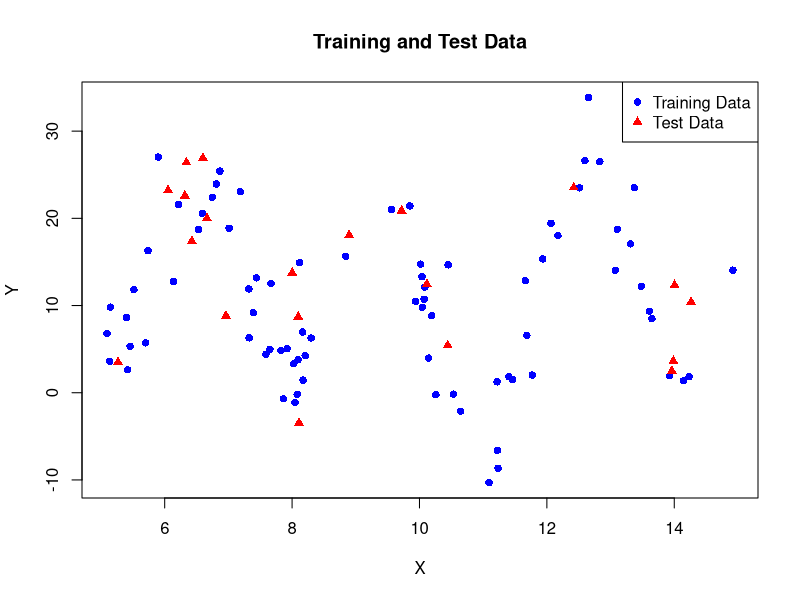
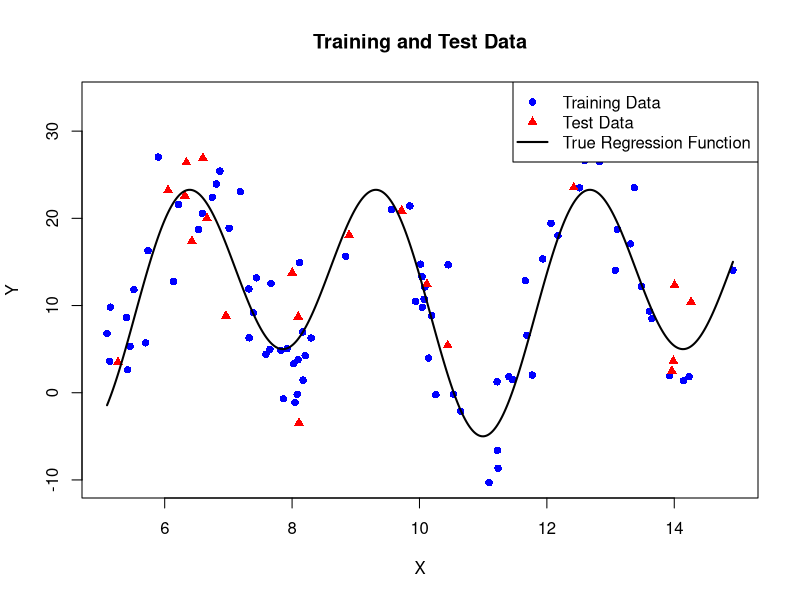
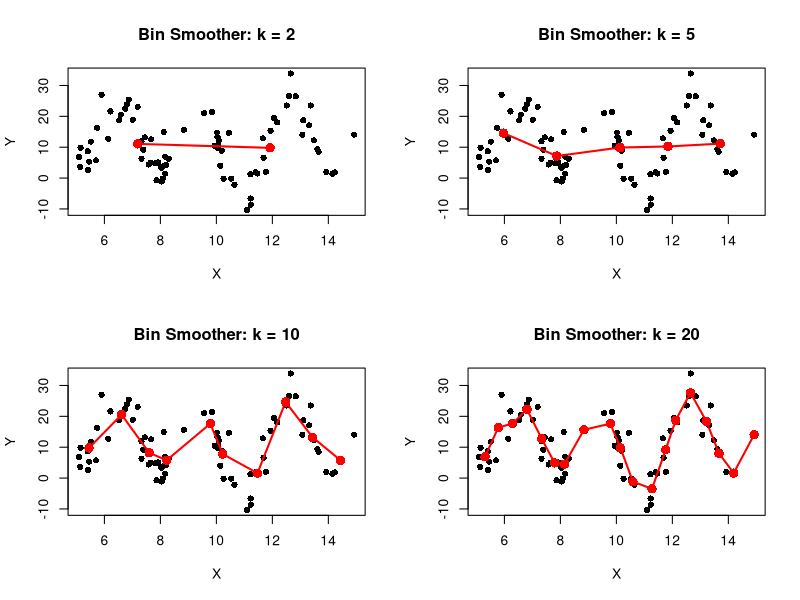
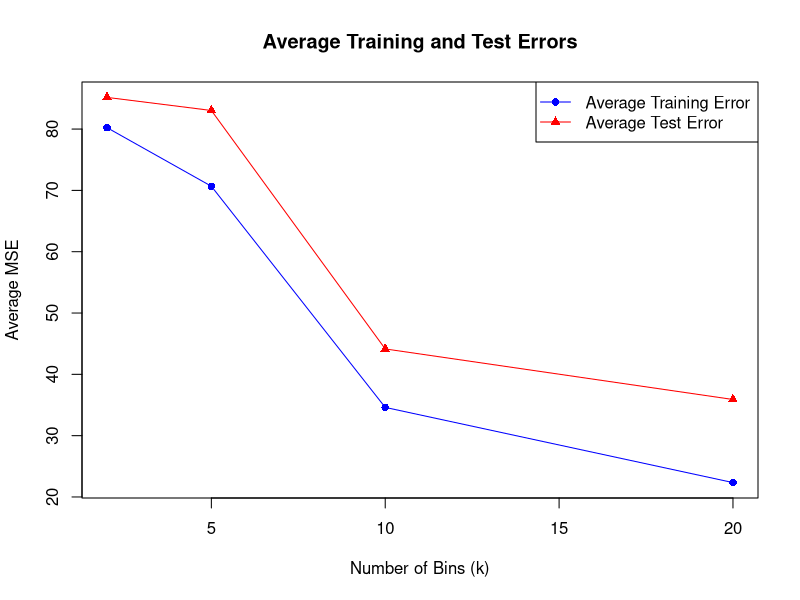
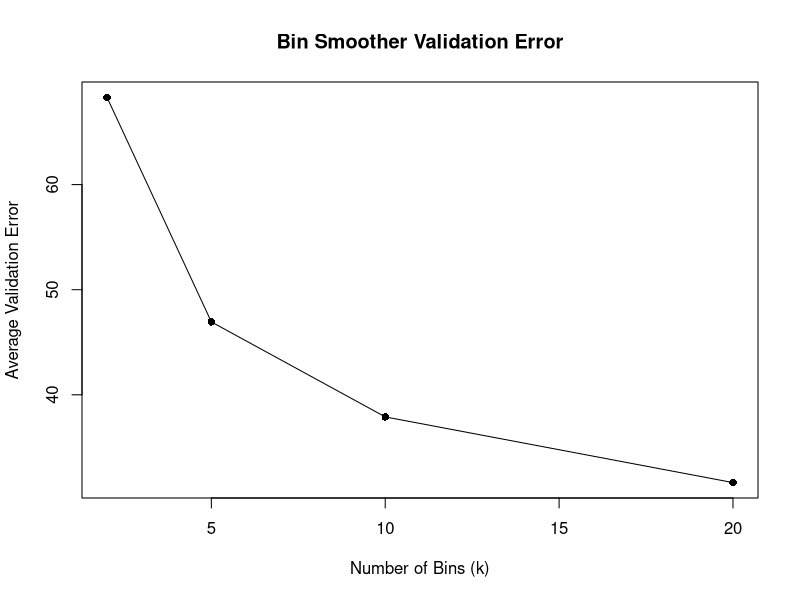

Here is the R script that generated these plots, in order:
## ---- chunk 1
set.seed (1234) 
## ---- chunk 2
X=runif(100,5,15)
## ---- chunk 3
Y=(5*sin(X))+(23*cos(X)^2)+rnorm(100,0,5) 
## ---- chunk 4
Sim.1=data.frame(X=X,Y=Y)
## ---- chunk 5
reg=function(x){5*sin(x)+23*cos(x)^2}
## ---- chunk 6
X.train=X[1:80]
## ---- chunk 7
X.test=X[81:100]
## ---- chunk 8
Y.train=Y[1:80]
## ---- chunk 9
Y.test=Y[81:100]
## ---- chunk 10
# Filled circle for training 
plot(X.train,Y.train,pch = 16,col="blue",
     xlim = range(X),ylim=range(Y),
     xlab="X",ylab="Y",main="Training and Test Data") 

# Add test observations(# Triangle for test ) 
points(X.test,Y.test,pch=17,col="red") 

# Add legend 
legend("topright",legend=c("Training Data","Test Data"),pch = c(16, 17),col = c("blue", "red"))

## ---- chunk 11
# Create a sequence of X values for a smooth regression curve 
x.grid=seq(min(X),max(X),length.out=500) 

# Calculate the true regression function 
y.true=reg(x.grid)

# Filled circle for training 
plot(X.train,Y.train,pch = 16,col="blue",
     xlim = range(X),ylim=range(Y),
     xlab="X",ylab="Y",main="Training and Test Data") 

# Add test observations(# Triangle for test ) 
points(X.test,Y.test,pch=17,col="red") 

# Add true regression function 
lines(x.grid,y.true,col="black",lwd = 2) 

# Add legend 
legend("topright",
       legend=c("Training Data","Test Data","True Regression Function"), 
       pch=c(16,17,NA), 
       lty=c(NA,NA,1), 
       col=c("blue","red","black"), 
       lwd=c(NA,NA,2))
## ---- chunk 12
# --------------------------------------------------------- 
# Corrected Bin Smoother Function 
# --------------------------------------------------------- 
bin.smoother <- function(X, Y, k) { 
  
  # Create k equal-width bins 
  breaks <- seq(min(X), max(X), length.out = k + 1) 
  
  # Assign observations to bins 
  bin <- cut(X, breaks = breaks, include.lowest = TRUE, labels = FALSE) 
  
  # Calculate mean X and mean Y for each bin 
  x.bin <- tapply(X, bin, mean, na.rm = TRUE) 
  y.bin <- tapply(Y, bin, mean, na.rm = TRUE) 
  
  # Remove empty bins 
  valid <- !is.na(x.bin) & !is.na(y.bin) 
  x.bin <- x.bin[valid] 
  y.bin <- y.bin[valid] 
  
  # Create output 
  data.frame( x.bin = as.numeric(x.bin), y.bin = as.numeric(y.bin) ) }

# ---------------------------------------------------------
# Plot all four Bin Smoothers together
# ---------------------------------------------------------

par(mfrow = c(2, 2))

# Function to plot bin smoother
plot.bin <- function(X, Y, k) {

  smooth <- bin.smoother(X, Y, k)

  plot(X, Y,
       pch = 16,
       col = "black",
       xlab = "X",
       ylab = "Y",
       main = paste("Bin Smoother: k =", k))

  points(smooth$x.bin,
         smooth$y.bin,
         pch = 16,
         col = "red",
         cex = 1.5)

  lines(smooth$x.bin,
        smooth$y.bin,
        col = "red",
        lwd = 2)
}

# Four cases
plot.bin(X.train, Y.train, 2)
plot.bin(X.train, Y.train, 5)
plot.bin(X.train, Y.train, 10)
plot.bin(X.train, Y.train, 20)

# Reset plotting layout
par(mfrow = c(1, 1))
## ---- chunk 13
# --------------------------------------------------------- 
# 5. Prediction Function 
# --------------------------------------------------------- 
bin.predict <- function(x, smooth) { 
  
  # Number of bins 
  m <- nrow(smooth) 
  
  # If no bins exist 
  if (m == 0) { return(rep(NA, length(x))) } 
  
  # Assign each new observation to the nearest bin centre 
  prediction <- sapply(x, function(value) { 
    nearest <- which.min(abs(smooth$x.bin - value)) 
    smooth$y.bin[nearest] 
    }) 
  return(prediction) }

# --------------------------------------------------------- 
# 6. Calculate errors for different values of k 
# --------------------------------------------------------- 
k.values <- c(2, 5, 10, 20) 
training.error <- numeric(length(k.values)) 
test.error <- numeric(length(k.values)) 
for (i in 1:length(k.values)) 
  { k <- k.values[i] 
  # Fit bin smoother using training data 
  smooth <- bin.smoother(X.train, Y.train, k) 
  # Predictions for training data 
  Y.train.pred <- bin.predict(X.train, smooth) 
  # Predictions for test data 
  Y.test.pred <- bin.predict(X.test, smooth) 
  # Mean Squared Error 
  training.error[i] <- mean((Y.train - Y.train.pred)^2) 
  test.error[i] <- mean((Y.test - Y.test.pred)^2) } 
# --------------------------------------------------------- 
# 7. Display results 
# --------------------------------------------------------- 
results <- data.frame( k = k.values, 
                       Training_Error = training.error, 
                       Test_Error = test.error ) 
print(results)
## ---- chunk 14
B=50
k.values <- c(2, 5, 10, 20)
# ---------------------------------------------------------
# 5. Create matrices to store errors
# ---------------------------------------------------------

training.error <- matrix(0,
                         nrow = B,
                         ncol = length(k.values))

test.error <- matrix(0,
                     nrow = B,
                     ncol = length(k.values))

colnames(training.error) <- paste0("k_", k.values)
colnames(test.error) <- paste0("k_", k.values)

# ---------------------------------------------------------
# 6. Repeat the procedure 50 times
# ---------------------------------------------------------
for (b in 1:B) {

  # Randomly select 80 observations for training
  train.index <- sample(1:100, 80, replace = FALSE)

  # Remaining 20 observations for testing
  test.index <- setdiff(1:100, train.index)

  # Training data
  X.train <- X[train.index]
  Y.train <- Y[train.index]

  # Test data
  X.test <- X[test.index]
  Y.test <- Y[test.index]


  # -------------------------------------------------------
  # Apply bin smoother for each k
  # -------------------------------------------------------

  for (j in 1:length(k.values)) {

    k <- k.values[j]

    # Fit bin smoother on training data
    smooth <- bin.smoother(X.train, Y.train, k)

    # Predictions on training data
    Y.train.pred <- bin.predict(X.train, smooth)

    # Predictions on test data
    Y.test.pred <- bin.predict(X.test, smooth)


    # -----------------------------------------------------
    # Calculate Mean Squared Errors
    # -----------------------------------------------------

    training.error[b, j] <-
      mean((Y.train - Y.train.pred)^2)

    test.error[b, j] <-
      mean((Y.test - Y.test.pred)^2)
  }
}


# ---------------------------------------------------------
# 7. Calculate average errors over 50 repetitions
# ---------------------------------------------------------

average.training.error <- colMeans(training.error)

average.test.error <- colMeans(test.error)


# ---------------------------------------------------------
# 8. Create final results table
# ---------------------------------------------------------

results <- data.frame(
  k = k.values,
  Average_Training_Error = average.training.error,
  Average_Test_Error = average.test.error
)


# Round results
results$Average_Training_Error <-
  round(results$Average_Training_Error, 4)

results$Average_Test_Error <-
  round(results$Average_Test_Error, 4)


# Display results
print(results)
## ---- chunk 15
# ---------------------------------------------------------
# Plot Average Training and Test Errors
# ---------------------------------------------------------

plot(k.values,
     average.training.error,
     type = "o",
     pch = 16,
     col = "blue",
     xlab = "Number of Bins (k)",
     ylab = "Average MSE",
     main = "Average Training and Test Errors",
     ylim = range(c(average.training.error,
                    average.test.error)))

lines(k.values,
      average.test.error,
      type = "o",
      pch = 17,
      col = "red")

legend("topright",
       legend = c("Average Training Error",
                  "Average Test Error"),
       col = c("blue", "red"),
       pch = c(16, 17),
       lty = 1)
## ---- chunk 16
best.k <- results$k[
  which.min(results$Average_Test_Error)]

best.k
## ---- chunk 17
min.test.error <- min(results$Average_Test_Error)

min.test.error
## ---- chunk 18
# ---------------------------------------------------------
# Part 9 - Boston Dataset
# ---------------------------------------------------------

library(MASS)

data(Boston)

X <- Boston$lstat
Y <- Boston$medv

# Arrange according to X
ord <- order(X)
X <- X[ord]
Y <- Y[ord]

# 23 equal strata, 22 observations each
strata <- rep(1:23, each = 22)

# Bin smoother function
bin.smooth <- function(x, y, k) {
  
  br <- seq(min(x), max(x), length.out = k + 1)
  b <- cut(x, br, include.lowest = TRUE, labels = FALSE)
  
  mx <- tapply(x, b, mean)
  my <- tapply(y, b, mean)
  
  ok <- !is.na(mx) & !is.na(my)
  
  list(x = mx[ok], y = my[ok])
}

# Prediction using nearest bin estimate
predict.bin <- function(x, fit) {
  sapply(x, function(z)
    fit$y[which.min(abs(fit$x - z))])
}

# Values of k
K <- c(2, 5, 10, 20)

# Store validation errors
VE <- matrix(NA, 23, length(K))
colnames(VE) <- paste0("k=", K)

# 23-fold validation
for (i in 1:23) {
  
  test <- strata == i
  
  x.train <- X[!test]
  y.train <- Y[!test]
  x.test  <- X[test]
  y.test  <- Y[test]
  
  for (j in 1:length(K)) {
    
    fit <- bin.smooth(x.train, y.train, K[j])
    
    pred <- predict.bin(x.test, fit)
    
    VE[i,j] <- mean((y.test - pred)^2)
  }
}

# Average validation error
result <- data.frame(
  k = K,
  Validation_Error = colMeans(VE)
)

print(result)

# Best model
result[which.min(result$Validation_Error), ]
## ---- chunk 19
result[which.min(result$Validation_Error), ]
## ---- chunk 20
plot(K, result$Validation_Error,
     type = "o",
     pch = 16,
     xlab = "Number of Bins (k)",
     ylab = "Average Validation Error",
     main = "Bin Smoother Validation Error")
